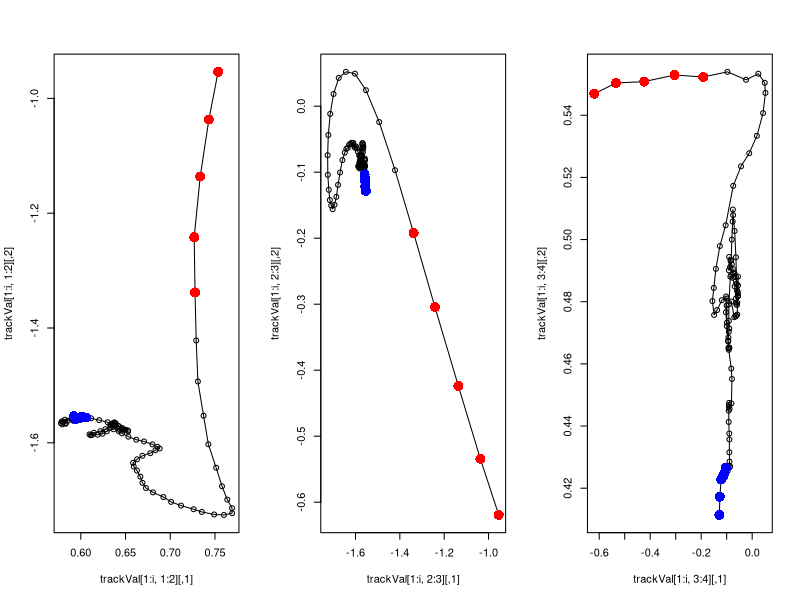

Recreate this plot in R. (Note: this script raises an error after producing the figure.)
# functions ---------------------------------------------------------------
lgt <- function(x)
  1 / (1 + exp(-x))

rRBM <- function(n, Wr, Wg) {
  X <- matrix(0, n, ncol(Wg), dimnames = list(NULL, colnames(Wg)))
  X[, L[[Q]]] <-
    matrix(rbinom(
      n * length(L[[Q]]),
      size = 1,
      p = matrix(1, n, 1) %x% lgt(matrix(Wr[L[[Q]], 1], 1, length(L[[Q]])))
    ), n, length(L[[Q]]))
  for (i in (Q - 1):2) {
    X[, L[[i]]] <- (X %*% t(Wg))[, L[[i]]]
    X[, L[[i]]] <-
      matrix(rbinom(prod(dim(X[, L[[i]]])), size = 1, c(lgt(X[, L[[i]]]))), dim(X[, L[[i]]])[1], dim(X[, L[[i]]])[2])
  }
  return(X)
}

cdk <- function(X, Wr, Wg) {
  Gr <- Gr2 <- Wr
  for (i in 3:Q) {
    X[, L[[i]]] <- (X %*% t(Wr))[, L[[i]]]
    X[, L[[i]]] <-  matrix(rbinom(prod(dim(X[, L[[i]]])), size = 1, c(lgt(X[, L[[i]]]))), dim(X[, L[[i]]])[1], dim(X[, L[[i]]])[2])
    Gr[L[[i]], unlist(L[c(1, i - 1)])] <- (t(X) %*% X / nrow(X))[L[[i]], unlist(L[c(1, i - 1)])]
  }
  Gr[L[[2]], L[[1]]] <- (t(X) %*% X / nrow(X))[L[[2]], L[[1]]]
  X2 <- X
  for (i in (Q - 1):2) {
    X2[, L[[i]]] <- (X2 %*% t(Wg))[, L[[i]]]
    X2[, L[[i]]] <-  matrix(rbinom(prod(dim(X2[, L[[i]]])), size = 1, c(lgt(X2[, L[[i]]]))), dim(X2[, L[[i]]])[1], dim(X2[, L[[i]]])[2])
  }
  for (i in 3:Q) {
    X2[, L[[i]]] <-  lgt( (X2 %*% t(Wr))[, L[[i]] ] ) 
    if(i<Q) X2[, L[[i]]] <- matrix(rbinom(prod(dim(X2[, L[[i]]])), size = 1, c( X2[, L[[i]]] )), dim(X2[, L[[i]]])[1], dim(X2[, L[[i]]])[2])
    Gr2[L[[i]], unlist(L[c(1, i - 1)])] <- (t(X2) %*% X2 / nrow(X))[L[[i]], unlist(L[c(1, i - 1)])]
  }
  Gr2[L[[2]], L[[1]]] <- (t(X2) %*% X2 / nrow(X) )[L[[2]], L[[1]]]
  dG <- Gr - Gr2
  return(dG)
}



# cdk_nobias <- function(X, Wr, Wg) {
#   Gr <- Gr2 <- Wr
#   for (i in 3:Q) {
#     X[, L[[i]]] <- (X %*% t(Wr))[, L[[i]]]
#     X[, L[[i]]] <-  matrix(rbinom(prod(dim(X[, L[[i]]])), size = 1, c(lgt(X[, L[[i]]]))), dim(X[, L[[i]]])[1], dim(X[, L[[i]]])[2])
#     # Gr[L[[i]], unlist(L[c( i - 1)])] <-  (t(X) %*% X / n)[L[[i]], unlist(L[c( i - 1)])]
#     
#     Gr[L[[i]], unlist(L[c( i - 1)])] <-  t(X[,L[[i]] ]  ) %*% X[,L[[i-1]] ] / nrow(X)
#     
#   }
#   # Gr[L[[2]], L[[1]]] <- (t(X) %*% X / n)[L[[2]], L[[1]]]
#   X2 <- X
#   for (i in (Q - 1):2) {
#     X2[, L[[i]]] <- (X2 %*% t(Wg))[, L[[i]]]
#     X2[, L[[i]]] <- matrix(rbinom(prod(dim(X2[, L[[i]]])), size = 1, c(lgt(X2[, L[[i]]]))), dim(X2[, L[[i]]])[1], dim(X2[, L[[i]]])[2])
#   }
#   for (i in 3:Q) {
#     X2[, L[[i]]] <-  lgt( (X2 %*% t(Wr))[, L[[i]] ] ) 
#     # layer.lgt <- lgt(X2[, L[[i]]] )
#     # X2[,L[[i]] ]<-layer.lgt
#     if(i<Q) X2[, L[[i]]] <- matrix(rbinom(prod(dim(X2[, L[[i]]])), size = 1, c( X2[, L[[i]]] )), dim(X2[, L[[i]]])[1], dim(X2[, L[[i]]])[2])
#     # X2[, L[[i]]] <-  matrix(rbinom(prod(dim(X2[, L[[i]]])), size = 1, c(lgt(X2[, L[[i]]]))), dim(X2[, L[[i]]])[1], dim(X2[, L[[i]]])[2])
#     
#     Gr2[L[[i]], unlist(L[c( i - 1)])] <-  t(X2[,L[[i]] ]  ) %*% X2[,L[[i-1]] ] / nrow(X2)
#   }
#   # Gr2[L[[2]], L[[1]]] <- (t(X2) %*% X2 / n)[L[[2]], L[[1]]]
#   dG <- Gr - Gr2
#   return(dG)
# }

#Probabilities on the second phase
# cdk_nobias <- function(X, Wr, Wg) {
#   Gr <- Gr2 <- Wr
#   for (i in 3:Q) {
#     X[, L[[i]]] <- (X %*% t(Wr))[, L[[i]]]
#     X[, L[[i]]] <-  matrix(rbinom(prod(dim(X[, L[[i]]])), size = 1, c(lgt(X[, L[[i]]]))), dim(X[, L[[i]]])[1], dim(X[, L[[i]]])[2])
#     # Gr[L[[i]], unlist(L[c( i - 1)])] <-  (t(X) %*% X / n)[L[[i]], unlist(L[c( i - 1)])]
#     
#     Gr[L[[i]], unlist(L[c( i - 1)])] <-  t(X[,L[[i]] ]  ) %*% X[,L[[i-1]] ] / nrow(X)
#     
#   }
#   # Gr[L[[2]], L[[1]]] <- (t(X) %*% X / n)[L[[2]], L[[1]]]
#   X2 <- X
#   for (i in (Q - 1):2) {
#     X2[, L[[i]]] <- (X2 %*% t(Wg))[, L[[i]]]
#     X2[, L[[i]]] <- lgt(X2[, L[[i]]])
#   }
#   for (i in 3:Q) {
#     X2[, L[[i]]] <- (X2 %*% t(Wr))[, L[[i]]]
#     X2[,L[[i]] ] <- lgt(X2[, L[[i]]] )
#     Gr2[L[[i]], unlist(L[c( i - 1)])] <-  t(X2[,L[[i]] ]  ) %*% X2[,L[[i-1]] ] / nrow(X2)
#   }
#   # Gr2[L[[2]], L[[1]]] <- (t(X2) %*% X2 / n)[L[[2]], L[[1]]]
#   dG <- Gr - Gr2
#   return(dG)
# }


genDat<-function(n, p, modelDims){
  
  dat <- matrix(0, n, p)
  q <- length(modelDims)
  dim.total <- 1 + p + sum(modelDims)
  dimlab <- c("bias", paste0("x", 1:p))
  L <- list(dimlab[1], dimlab[-1])
  for (d in 1:q) {
    L[[d + 2]] <- paste0("h", d, "_", 1:modelDims[d])
  }
  dim.v <- unlist(L)
  X <- as.matrix(cbind(1, matrix(0,n,p), matrix(0, n, sum(modelDims))))
  colnames(X) <- dim.v
  W <- matrix(0, dim.total, dim.total,
              dimnames = list(dim.v, dim.v))
  Q <- q + 2
  
  wscale<-2
  for (i in 2:(Q - 1))  W[unlist(L[(i + 1)]), L[[i]]] <-  rnorm(W[unlist(L[(i + 1)]), L[[i]]])*wscale
  
  # for(i in 2:Q) W[L[[i]], L[[1]]] <- sort(rnorm(length(W[L[[i]], L[[1]]]))*wscale)
  for(i in 2:Q) W[L[[i]], L[[1]]] <- seq(-1,1, l=length(W[L[[i]], L[[1]]]))*wscale
  
  
  W[1, 1] <- 1
  Wr <- W
  Wg <- W
  Wg[-1, -1] <- t(Wg[-1, -1])
  Wr[L[[2]] , L[[1]]] <- 0
  #Diags to preser vals
  diag(Wg[L[[Q]], L[[Q]]]) <- 1
  diag(Wr[L[[2]], L[[2]]]) <- 1
  #No bias on first layer
  Wg[L[[Q]], L[[1]]] <- 0
  Wr[L[[1]], L[[2]]] <- 0
  sim.Wg <- Wg
  sim.Wr <- Wr
  # dat <- rRBM(n, sim.Wr, sim.Wg, L)[, 1:ncol(dat) + 1]
  
  X <- matrix(0, n, ncol(Wg), dimnames = list(NULL, colnames(Wg)))
  X[,1]<-1
  X[, L[[Q]]] <-
    matrix(rbinom(
      n * length(L[[Q]]),
      size = 1,
      p = matrix(1, n, 1) %x% lgt(matrix(Wr[L[[Q]], 1], 1, length(L[[Q]])))
    ), n, length(L[[Q]]))
  for (i in (Q - 1):2) {
    X[, L[[i]]] <- (X %*% t(Wg))[, L[[i]]]
    X[, L[[i]]] <-
      matrix(rbinom(prod(dim(X[, L[[i]]])), size = 1, c(lgt(X[, L[[i]]]))), dim(X[, L[[i]]])[1], dim(X[, L[[i]]])[2])
  }
  dat<-X[,L[[2]]]
  # for (i in 3:Q)
  # heatmap.2(sim.Wg[L[[i - 1]], L[[i]]], col = colorRampPalette(c("red", "black", "green")))
  return(list("x"=dat, "Wg"=sim.Wg, "Wr"=sim.Wr))
}


# Pt 2: Simulation --------------------------------------------------------
# Gen data ----------------------------------------------------------------

modelDims<-c(8)
sim<-genDat(20000, 20, modelDims)
dat<-sim$x

sim.Wg<-sim$Wg
sim.Wr<-sim$Wr




# Fit to simulated data ---------------------------------------------------
p <- ncol(dat)
n <- nrow(dat)
q <- length(modelDims)
Q <- q + 2
dim.total <- 1 + p + sum(modelDims)
dimlab <- c("bias", paste0("x", 1:p))
L <- list(dimlab[1], dimlab[-1])
for (d in 1:q) {
  L[[d + 2]] <- paste0("h", d, "_", 1:modelDims[d])
}
dim.v <- unlist(L)
X <- as.matrix(cbind(1, dat, matrix(0, n, sum(modelDims))))
colnames(X) <- dim.v





W <- matrix(0, dim.total, dim.total,
            dimnames = list(dim.v, dim.v))

for (i in 2:(Q - 1))  W[unlist(L[(i + 1)]), L[[i]]] <-runif(W[unlist(L[(i + 1)]), L[[i]]])*2-1
W[unlist(L[2:Q]) , L[[1]]] <-  (rnorm(length(W[unlist(L[2:Q]) , L[[1]]])))
W[1, 1] <- 1
Wr<- Wg <- W
Wg[-1, -1] <- t(Wg[-1, -1])
Wr[L[[2]] , L[[1]]] <- 0

#Diags to preser vals
diag(Wg[L[[Q]], L[[Q]]]) <- 1
diag(Wr[L[[2]], L[[2]]]) <- 1

#No bias on first layer
Wg[L[[Q]], L[[1]]] <- 0
Wr[L[[1]], L[[2]]] <- 0




gc()
closeAllConnections()


lrate = .1
momentum <- 0.8
nIter <- 50000
MSr<-MSg <- 0

Wg.diag <- diag(Wg)
plotFrame<-seq(100,nIter,by=25)
trackVal<-matrix(0, nIter, 4)
for (i in 1:nIter) {
  # cat("\r", i, "\t\t")
  Gr <- cdk(X[sample(1:nrow(X),size=500,replace=F),], Wr, Wg)
  # Gr <- cdk(X[1:100,], Wr, Wg)
  
  Gg <- Gr
  Gg[-1, -1] <- t(Gr)[-1, -1]
  MSr <- MSr * momentum + Gr  
  MSg <- MSg * momentum + Gg
  Wr[Wr != 0] <- Wr[Wr != 0] + MSr[Wr != 0] * lrate
  Wg[Wg != 0] <- Wg[Wg != 0] + MSg[Wg != 0] * lrate
  diag(Wg) <- Wg.diag
  
  trackVal[i,]<- Wg[L[[2]], L[[3]]][1:4] 
  
  
  if(i %in% plotFrame){
    if(i>100)     dev.off()

    par(mfrow=c(1,3))
    plot(trackVal[1:i,1:2], type="o")
    points(trackVal[1:5,1:2], pch=16,cex=2, col="red")
    points(trackVal[(i-5):i,1:2], pch=16,cex=2, col="blue")
    
    plot(trackVal[1:i,2:3], type="o")
    points(trackVal[1:5,2:3], pch=16,cex=2, col="red")
    points(trackVal[(i-5):i,2:3], pch=16,cex=2, col="blue")
    
    plot(trackVal[1:i,3:4], type="o")
    points(trackVal[1:5,3:4], pch=16,cex=2, col="red")
    points(trackVal[(i-5):i,3:4], pch=16,cex=2, col="blue")
    
    
    corMat<-round(cor(sim.Wg[L[[2]],L[[3]]], Wg[L[[2]],L[[3]]]),2)
    corMat.s<-data.frame(corMat)
    corMat.s[abs(corMat)<.5]<-""
    
    corMat2<-round(cor(sim.Wg[L[[3]],L[[4]]], Wg[L[[3]],L[[4]]]),2)
    corMat2.s<-data.frame(corMat2)
    corMat2.s[abs(corMat2)<.5]<-""
    
    # print(corMat.s)
    cat("\014\n")  
    
    cat("\nIteration",i,"\n\n")
    
    print(corMat.s)
    print(corMat2.s)
    
  }
}





require(gplots)
#Results
cor(sim.Wg[ L[[2]], 1],  Wg[ L[[2]] ,1])
cor(sim.Wr[ L[[3]], 1],  Wr[ L[[3]] ,1])

heatmap.2(cbind(sim.Wg[-1,1], Wg[-1,1], sim.Wr[-1,1], Wr[-1,1]),Rowv=F, Colv=F, col=colorRampPalette(c("red","black","blue")), main="Bias")
for (i in 3:3) {
  heatmap.2(sim.Wg[L[[i - 1]], L[[i]]], Rowv=FALSE, col = colorRampPalette(c("red", "black", "green")))
  heatmap.2(Wg[L[[i - 1]], L[[i]]], Rowv=FALSE, col = colorRampPalette(c("red", "black", "green")))
}











visible_state_to_hidden_probabilities <- function(rbm_w, visible_state) {
  1/(1+exp(-rbm_w %*% visible_state))
}

hidden_state_to_visible_probabilities <- function(rbm_w, hidden_state) {
  1/(1+exp(-t(rbm_w) %*% hidden_state))
}

configuration_goodness_gradient <- function(visible_state, hidden_state) {
  hidden_state %*% t(visible_state)/dim(visible_state)[2]
}

sample_bernoulli <- function(mat) {
  dims=dim(mat)
  matrix(rbinom(prod(dims),size=1,prob=c(mat)),dims[1],dims[2])
}

cd1 <- function(rbm_w, visible_data) {
  visible_data = sample_bernoulli(visible_data)
  H0=sample_bernoulli(visible_state_to_hidden_probabilities(rbm_w, visible_data))
  vh0=configuration_goodness_gradient(visible_data, H0)
  V1=sample_bernoulli(hidden_state_to_visible_probabilities(rbm_w, H0))
  H1=visible_state_to_hidden_probabilities(rbm_w, V1)
  vh1=configuration_goodness_gradient(V1, H1)
  vh0-vh1
}

rbm <- function(num_hidden, training_data, learning_rate, n_iterations, mini_batch_size=100, momentum=0.9, quiet=FALSE) {
  #   This trains a model that's defined by a single matrix of weights.
  #   <num_hidden> is the number of hidden units
  #   cd1 is a function that takes parameters <model> and <data> and returns the gradient (or approximate gradient in the case of CD-1) of the function that we're maximizing. Note the contrast with the loss function that we saw in PA3, which we were minimizing. The returned gradient is an array of the same shape as the provided <model> parameter.
  #   This uses mini-batches no weight decay and no early stopping.
  #   This returns the matrix of weights of the trained model.
  n=dim(training_data)[2]
  p=dim(training_data)[1]
  if (n %% mini_batch_size != 0) {
    stop("the number of test cases must be divisable by the mini_batch_size")
  }
  model = (matrix(runif(num_hidden*p),num_hidden,p) * 2 - 1)*.2 
  momentum_speed = matrix(0,num_hidden,p)
  
  start_of_next_mini_batch = 1;
  cat("\n")
  for (iteration_number in 1:n_iterations) {
    if (!quiet) {cat("\r Iter",iteration_number,"\t\t")}
    # mini_batch = training_data[, start_of_next_mini_batch:(start_of_next_mini_batch + mini_batch_size - 1)]
    mini_batch = training_data[,sample(1:ncol(training_data), size=mini_batch_size, replace=FALSE)]
    # start_of_next_mini_batch = (start_of_next_mini_batch + mini_batch_size) %% n
    gradient = cd1(model, mini_batch)
    momentum_speed = momentum * momentum_speed + gradient
    model = model + momentum_speed * learning_rate
  }
  return(model)
}

rbm2<-rbm(num_hidden=modelDims[1], t(dat), learning_rate = .08, n_iterations=1000, mini_batch_size = 100, momentum = .92)


corMat<-round(cor(sim.Wg[L[[2]],L[[3]]], t(rbm2)),2)
corMat.s<-data.frame(abs(corMat)*(abs(corMat)>.7))
corMat.s[corMat.s<.7]<-""
corMat.s


for (i in 3:Q) {
  heatmap.2(sim.Wg[L[[i - 1]], L[[i]]], Rowv=FALSE, col = colorRampPalette(c("red", "black", "green")))
  heatmap.2(t(rbm2), Rowv=FALSE, col = colorRampPalette(c("red", "black", "green")))
}
